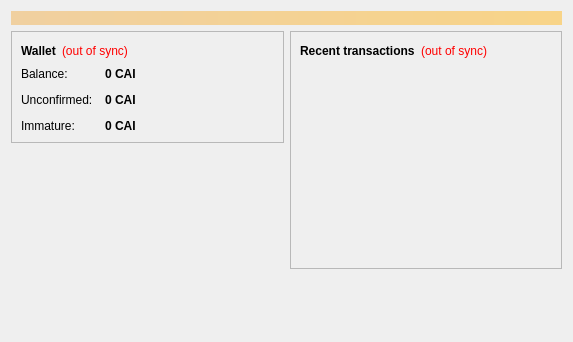
<?xml version="1.0" encoding="UTF-8"?>
<ui version="4.0">
 <class>OverviewPage</class>
 <widget class="QWidget" name="OverviewPage">
  <property name="geometry">
   <rect>
    <x>0</x>
    <y>0</y>
    <width>573</width>
    <height>342</height>
   </rect>
  </property>
  <property name="windowTitle">
   <string>Form</string>
  </property>
  <layout class="QVBoxLayout" name="topLayout">
   <item>
    <widget class="QLabel" name="labelAlerts">
     <property name="visible">
      <bool>false</bool>
     </property>
     <property name="styleSheet">
      <string notr="true">background-color: qlineargradient(x1: 0, y1: 0, x2: 1, y2: 0, stop:0 #F0D0A0, stop:1 #F8D488); color:#000000;</string>
     </property>
     <property name="wordWrap">
      <bool>true</bool>
     </property>
     <property name="margin">
      <number>3</number>
     </property>
    </widget>
   </item>
   <item>
    <layout class="QHBoxLayout" name="horizontalLayout" stretch="1,1">
     <item>
      <layout class="QVBoxLayout" name="verticalLayout_2">
       <item>
        <widget class="QFrame" name="frame">
         <property name="frameShape">
          <enum>QFrame::StyledPanel</enum>
         </property>
         <property name="frameShadow">
          <enum>QFrame::Raised</enum>
         </property>
         <layout class="QVBoxLayout" name="verticalLayout_4">
          <item>
           <layout class="QHBoxLayout" name="horizontalLayout_4">
            <item>
             <widget class="QLabel" name="label_5">
              <property name="font">
               <font>
                <weight>75</weight>
                <bold>true</bold>
               </font>
              </property>
              <property name="text">
               <string>Wallet</string>
              </property>
             </widget>
            </item>
            <item>
             <widget class="QLabel" name="labelWalletStatus">
              <property name="toolTip">
               <string>The displayed information may be out of date. Your wallet automatically synchronizes with the Caishen network after a connection is established, but this process has not completed yet.</string>
              </property>
              <property name="styleSheet">
               <string notr="true">QLabel { color: red; }</string>
              </property>
              <property name="text">
               <string notr="true">(out of sync)</string>
              </property>
              <property name="alignment">
               <set>Qt::AlignLeading|Qt::AlignLeft|Qt::AlignVCenter</set>
              </property>
             </widget>
            </item>
            <item>
             <spacer name="horizontalSpacer_2">
              <property name="orientation">
               <enum>Qt::Horizontal</enum>
              </property>
              <property name="sizeHint" stdset="0">
               <size>
                <width>40</width>
                <height>20</height>
               </size>
              </property>
             </spacer>
            </item>
           </layout>
          </item>
          <item>
           <layout class="QFormLayout" name="formLayout_2">
            <property name="fieldGrowthPolicy">
             <enum>QFormLayout::AllNonFixedFieldsGrow</enum>
            </property>
            <property name="horizontalSpacing">
             <number>12</number>
            </property>
            <property name="verticalSpacing">
             <number>12</number>
            </property>
            <item row="0" column="0">
             <widget class="QLabel" name="label">
              <property name="text">
               <string>Balance:</string>
              </property>
             </widget>
            </item>
            <item row="0" column="1">
             <widget class="QLabel" name="labelBalance">
              <property name="font">
               <font>
                <weight>75</weight>
                <bold>true</bold>
               </font>
              </property>
              <property name="cursor">
               <cursorShape>IBeamCursor</cursorShape>
              </property>
              <property name="toolTip">
               <string>Your current balance</string>
              </property>
              <property name="text">
               <string notr="true">0 CAI</string>
              </property>
              <property name="textInteractionFlags">
               <set>Qt::LinksAccessibleByMouse|Qt::TextSelectableByKeyboard|Qt::TextSelectableByMouse</set>
              </property>
             </widget>
            </item>
            <item row="1" column="0">
             <widget class="QLabel" name="label_3">
              <property name="text">
               <string>Unconfirmed:</string>
              </property>
             </widget>
            </item>
            <item row="1" column="1">
             <widget class="QLabel" name="labelUnconfirmed">
              <property name="font">
               <font>
                <weight>75</weight>
                <bold>true</bold>
               </font>
              </property>
              <property name="cursor">
               <cursorShape>IBeamCursor</cursorShape>
              </property>
              <property name="toolTip">
               <string>Total of transactions that have yet to be confirmed, and do not yet count toward the current balance</string>
              </property>
              <property name="text">
               <string notr="true">0 CAI</string>
              </property>
              <property name="textInteractionFlags">
               <set>Qt::LinksAccessibleByMouse|Qt::TextSelectableByKeyboard|Qt::TextSelectableByMouse</set>
              </property>
             </widget>
            </item>
            <item row="2" column="0">
             <widget class="QLabel" name="labelImmatureText">
              <property name="text">
               <string>Immature:</string>
              </property>
             </widget>
            </item>
            <item row="2" column="1">
             <widget class="QLabel" name="labelImmature">
              <property name="font">
               <font>
                <weight>75</weight>
                <bold>true</bold>
               </font>
              </property>
              <property name="toolTip">
               <string>Mined balance that has not yet matured</string>
              </property>
              <property name="text">
               <string notr="true">0 CAI</string>
              </property>
              <property name="textInteractionFlags">
               <set>Qt::LinksAccessibleByMouse|Qt::TextSelectableByKeyboard|Qt::TextSelectableByMouse</set>
              </property>
             </widget>
            </item>
           </layout>
          </item>
         </layout>
        </widget>
       </item>
       <item>
        <spacer name="verticalSpacer">
         <property name="orientation">
          <enum>Qt::Vertical</enum>
         </property>
         <property name="sizeHint" stdset="0">
          <size>
           <width>20</width>
           <height>40</height>
          </size>
         </property>
        </spacer>
       </item>
      </layout>
     </item>
     <item>
      <layout class="QVBoxLayout" name="verticalLayout_3">
       <item>
        <widget class="QFrame" name="frame_2">
         <property name="frameShape">
          <enum>QFrame::StyledPanel</enum>
         </property>
         <property name="frameShadow">
          <enum>QFrame::Raised</enum>
         </property>
         <layout class="QVBoxLayout" name="verticalLayout">
          <item>
           <layout class="QHBoxLayout" name="horizontalLayout_2">
            <item>
             <widget class="QLabel" name="label_4">
              <property name="text">
               <string>&lt;b&gt;Recent transactions&lt;/b&gt;</string>
              </property>
             </widget>
            </item>
            <item>
             <widget class="QLabel" name="labelTransactionsStatus">
              <property name="toolTip">
               <string>The displayed information may be out of date. Your wallet automatically synchronizes with the Caishen network after a connection is established, but this process has not completed yet.</string>
              </property>
              <property name="styleSheet">
               <string notr="true">QLabel { color: red; }</string>
              </property>
              <property name="text">
               <string notr="true">(out of sync)</string>
              </property>
              <property name="alignment">
               <set>Qt::AlignRight|Qt::AlignTrailing|Qt::AlignVCenter</set>
              </property>
             </widget>
            </item>
            <item>
             <spacer name="horizontalSpacer">
              <property name="orientation">
               <enum>Qt::Horizontal</enum>
              </property>
              <property name="sizeHint" stdset="0">
               <size>
                <width>40</width>
                <height>20</height>
               </size>
              </property>
             </spacer>
            </item>
           </layout>
          </item>
          <item>
           <widget class="QListView" name="listTransactions">
            <property name="styleSheet">
             <string notr="true">QListView { background: transparent; }</string>
            </property>
            <property name="frameShape">
             <enum>QFrame::NoFrame</enum>
            </property>
            <property name="verticalScrollBarPolicy">
             <enum>Qt::ScrollBarAlwaysOff</enum>
            </property>
            <property name="horizontalScrollBarPolicy">
             <enum>Qt::ScrollBarAlwaysOff</enum>
            </property>
            <property name="selectionMode">
             <enum>QAbstractItemView::NoSelection</enum>
            </property>
           </widget>
          </item>
         </layout>
        </widget>
       </item>
       <item>
        <spacer name="verticalSpacer_2">
         <property name="orientation">
          <enum>Qt::Vertical</enum>
         </property>
         <property name="sizeHint" stdset="0">
          <size>
           <width>20</width>
           <height>40</height>
          </size>
         </property>
        </spacer>
       </item>
      </layout>
     </item>
    </layout>
   </item>
  </layout>
 </widget>
 <resources/>
 <connections/>
</ui>
